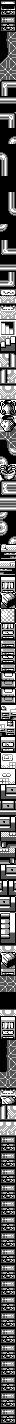

A 2D game scene composited from a Tiled map and its tileset images. What follows is a short description and the map's XML, with every tile layer's data as written:
An orthogonal 2x178 tile map with 8x8 px tiles, 1 tile layer (metatiles), 3 tilesets.

<map height="178" orientation="orthogonal" renderorder="right-down" tileheight="8" tilewidth="8" width="2">
	<tileset firstgid="1" tilewidth="8" tileheight="8">
		<image source="../../../gfx/tilesets/gfx_051_5a90.png" />
	</tileset>
	<tileset firstgid="64" tilewidth="8" tileheight="8">
		<image source="../../../gfx/tilesets/gfx_051_5e70.png" />
	</tileset>
	<tileset firstgid="129" tilewidth="8" tileheight="8">
		<image source="../../../gfx/tilesets/gfx_051_6280.png" />
	</tileset>
	<layer height="178" id="1" name="metatiles" width="2">
		<data encoding="csv">
2, 4,
3, 5,
6, 8,
7, 9,
10, 12,
11, 13,
14, 12,
15, 13,
16, 12,
17, 13,
18, 20,
19, 21,
20, 20,
21, 21,
20, 22,
21, 23,
21, 21,
21, 24,
21, 21,
25, 21,
19, 21,
19, 21,
21, 21,
21, 21,
21, 23,
21, 23,
21, 26,
21, 21,
27, 21,
21, 21,
19, 21,
28, 29,
21, 21,
29, 29,
21, 23,
29, 30,
31, 33,
32, 34,
35, 36,
32, 34,
37, 39,
38, 40,
41, 43,
42, 44,
45, 46,
32, 47,
48, 50,
49, 34,
45, 50,
32, 34,
51, 53,
52, 54,
55, 57,
56, 58,
16, 12,
11, 13,
21, 26,
25, 21,
59, 61,
60, 62,
18, 20,
28, 29,
20, 20,
29, 29,
27, 21,
25, 21,
27, 21,
21, 24,
64, 66,
65, 67,
66, 69,
68, 70,
71, 73,
72, 74,
75, 77,
76, 78,
79, 81,
80, 82,
83, 85,
84, 86,
87, 88,
87, 88,
84, 86,
87, 88,
89, 91,
90, 92,
93, 95,
94, 96,
97, 99,
98, 100,
101, 103,
102, 104,
105, 107,
106, 108,
109, 111,
110, 112,
113, 115,
114, 116,
117, 119,
118, 120,
121, 123,
122, 124,
119, 125,
120, 126,
127, 129,
128, 130,
131, 133,
132, 134,
117, 119,
135, 120,
125, 117,
136, 135,
119, 125,
120, 136,
137, 139,
138, 140,
141, 143,
142, 144,
45, 50,
75, 77,
76, 78,
87, 88,
16, 16,
17, 17,
21, 21,
21, 145,
45, 50,
71, 73,
72, 74,
84, 86,
10, 12,
10, 12,
11, 13,
10, 12,
16, 12,
16, 12,
35, 36,
75, 77,
48, 45,
49, 32,
50, 50,
34, 34,
6, 8,
7, 9,
6, 8,
7, 9,
6, 8,
7, 9,
6, 8,
7, 9,
6, 8,
7, 9,
6, 8,
7, 9,
6, 8,
7, 9,
6, 8,
7, 9,
6, 8,
7, 9,
6, 8,
7, 9,
6, 8,
7, 9,
6, 8,
7, 9,
6, 8,
7, 9,
6, 8,
7, 9,
6, 8,
7, 9,
6, 8,
7, 9,
6, 8,
7, 9,
6, 8,
7, 9</data>
	</layer>
</map>
